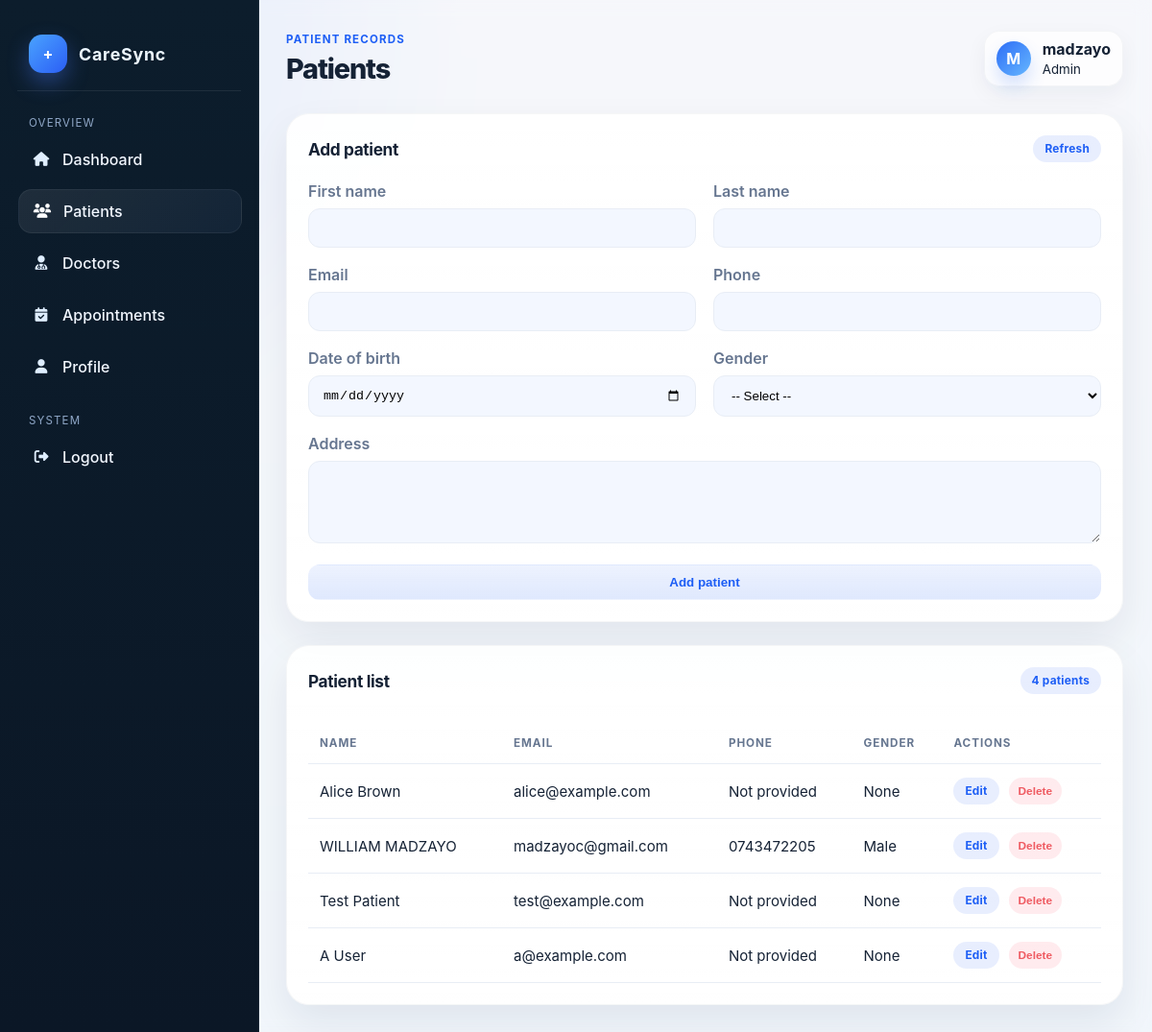
/patients/ (signed in), run on the app's committed database.
### users/models.py (models this page shows, shortened)
class UserProfile(models.Model):
    ROLE_CHOICES = [
        ('admin', 'Admin'),
        ('doctor', 'Doctor'),
        ('reception', 'Reception'),
        ('nurse', 'Nurse'),
        ('patient', 'Patient'),
    ]
    user = models.OneToOneField(User, on_delete=models.CASCADE, related_name='profile')
    role = models.CharField(max_length=20, choices=ROLE_CHOICES, default='admin')
    doctor = models.OneToOneField(
        'doctors.Doctor',
        on_delete=models.SET_NULL,
        null=True,
        blank=True,
        related_name='user_profile'
    )
    patient = models.OneToOneField(
        'patients.Patients',
        on_delete=models.SET_NULL,
        null=True,
        blank=True,
        related_name='user_profile'
    )
    phone = models.CharField(max_length=20, blank=True, null=True)
    created_at = models.DateTimeField(auto_now_add=True)
    updated_at = models.DateTimeField(auto_now=True)
    class Meta:
        verbose_name = 'User Profile'
        verbose_name_plural = 'User Profiles'

### patients/models.py (models this page shows, shortened)
class Patients(models.Model):
    GENDER_CHOICES = [
        ('male', 'Male'),
        ('female', 'Female'),
        ('other', 'Other'),
    ]
    first_name = models.CharField(max_length=100)
    last_name = models.CharField(max_length=100)
    email = models.EmailField(blank=True, null=True)
    phone = models.CharField(max_length=20, blank=True, null=True)
    date_of_birth = models.DateField(blank=True, null=True)
    gender = models.CharField(max_length=20, choices=GENDER_CHOICES, blank=True, null=True)
    address = models.TextField(blank=True, null=True)
    created_at = models.DateTimeField(auto_now_add=True)
    updated_at = models.DateTimeField(auto_now=True)
    class Meta:
        ordering = ['last_name', 'first_name']
        verbose_name = 'Patient'
        verbose_name_plural = 'Patients'

### patients/views.py (the view, shortened to what this page needs)
# urls.py: path('', PatientsView.as_view(), name='patients'),
@method_decorator(login_required, name='dispatch')
class PatientsView(View):
    template_name = 'patients/patients.html'
    def get(self, request):
        patients = Patients.objects.order_by('last_name', 'first_name')
        return render(request, self.template_name, {'patients': patients})

### patients/templates/patients/patients.html (shortened to what this page needs)
{% load static %}
<!DOCTYPE html>
<html lang="en">
<head>
    <link rel="stylesheet" href="https://cdnjs.cloudflare.com/ajax/libs/font-awesome/6.5.2/css/all.min.css">
    <link rel="stylesheet" href="{% static 'dashboard/styles.css' %}">
</head>
<body>
    <div class="dashboard-shell">
        <aside class="sidebar">
            <div class="brand">
                <div class="brand-mark">+</div>
                <h2>CareSync</h2>
            </div>
            <div class="nav-group">
                <div class="nav-group-title">Overview</div>
                <a class="nav-link" href="{% url 'dashboard_home' %}"><i class="nav-icon fa-solid fa-house"></i> Dashboard</a>
                <a class="nav-link active" href="{% url 'patients' %}"><i class="nav-icon fa-solid fa-users"></i> Patients</a>
                <a class="nav-link" href="{% url 'doctor_home' %}"><i class="nav-icon fa-solid fa-user-doctor"></i> Doctors</a>
                <a class="nav-link" href="{% url 'appointments_home' %}"><i class="nav-icon fa-solid fa-calendar-check"></i> Appointments</a>
                <a class="nav-link" href="{% url 'profile' %}"><i class="nav-icon fa-solid fa-user"></i> Profile</a>
            </div>
            <div class="nav-group">
                <div class="nav-group-title">System</div>
                <a class="nav-link" href="{% url 'logout' %}"><i class="nav-icon fa-solid fa-right-from-bracket"></i> Logout</a>
            </div>
        </aside>
        <main class="main">
            <header class="topbar">
                <div>
                    <p class="section-kicker">Patient records</p>
                    <h1>Patients</h1>
                </div>
                <div class="topbar-actions">
                    <div class="profile-pill">
                        <div class="avatar">{{ request.user.username|slice:':1'|upper }}</div>
                        <div>
                            <strong>{{ request.user.username }}</strong><br>
                            <small>{{ request.user.profile.role|title }}</small>
                        </div>
                    </div>
                </div>
            </header>
            <section class="card" style="margin-bottom: 24px;">
                <div class="card-header">
                    <h3>Add patient</h3>
                    <a href="{% url 'patients' %}" class="badge" style="text-decoration:none;">Refresh</a>
                </div>
                <form method="post" style="display:grid; gap:18px;">
                    <div style="display:grid; grid-template-columns: repeat(2, minmax(0,1fr)); gap:18px;">
                        <div>
                            <label style="display:block; margin-bottom:8px; color: var(--muted); font-weight:600;">First name</label>
                            <input type="text" name="first_name" required style="width:100%; padding: 12px 14px; border-radius: 12px; border:1px solid var(--line); background: var(--panel-soft);">
                        </div>
                        <div>
                            <label style="display:block; margin-bottom:8px; color: var(--muted); font-weight:600;">Last name</label>
                            <input type="text" name="last_name" required style="width:100%; padding: 12px 14px; border-radius: 12px; border:1px solid var(--line); background: var(--panel-soft);">
                        </div>
                        <div>
                            <label style="display:block; margin-bottom:8px; color: var(--muted); font-weight:600;">Email</label>
                            <input type="email" name="email" style="width:100%; padding: 12px 14px; border-radius: 12px; border:1px solid var(--line); background: var(--panel-soft);">
                        </div>
                        <div>
                            <label style="display:block; margin-bottom:8px; color: var(--muted); font-weight:600;">Phone</label>
                            <input type="text" name="phone" style="width:100%; padding: 12px 14px; border-radius: 12px; border:1px solid var(--line); background: var(--panel-soft);">
                        </div>
                        <div>
                            <label style="display:block; margin-bottom:8px; color: var(--muted); font-weight:600;">Date of birth</label>
                            <input type="date" name="date_of_birth" style="width:100%; padding: 12px 14px; border-radius: 12px; border:1px solid var(--line); background: var(--panel-soft);">
                        </div>
                        <div>
                            <label style="display:block; margin-bottom:8px; color: var(--muted); font-weight:600;">Gender</label>
                            <select name="gender" style="width:100%; padding: 12px 14px; border-radius: 12px; border:1px solid var(--line); background: var(--panel-soft);">
                                <option value="">-- Select --</option>
                            </select>
                        </div>
                    </div>
                    <div>
                        <label style="display:block; margin-bottom:8px; color: var(--muted); font-weight:600;">Address</label>
                        <textarea name="address" rows="4" style="width:100%; padding: 12px 14px; border-radius: 12px; border:1px solid var(--line); background: var(--panel-soft); resize: vertical;"></textarea>
                    </div>
                    <button class="toggle-btn" type="submit">Add patient</button>
                </form>
            </section>
            <section class="card">
                <div class="card-header">
                    <h3>Patient list</h3>
                    <span class="badge">{{ patients|length }} patients</span>
                </div>
                <div class="table-wrap">
                    <table class="data-table">
                        <thead>
                            <tr>
                                <th>Name</th>
                                <th>Email</th>
                                <th>Phone</th>
                                <th>Gender</th>
                                <th>Actions</th>
                            </tr>
                        </thead>
                        <tbody>
                            {% if patients %}
                                {% for patient in patients %}
                                    <tr>
                                        <td>{{ patient.first_name }} {{ patient.last_name }}</td>
                                        <td>{{ patient.email|default:'Not provided' }}</td>
                                        <td>{{ patient.phone|default:'Not provided' }}</td>
                                        <td>{{ patient.gender|title|default:'Unknown' }}</td>
                                        <td>
                                            <div style="display:flex; gap:10px; align-items:center;">
                                                <a href="{% url 'edit_patient' patient.pk %}" class="badge" style="text-decoration:none;">Edit</a>
                                                <form method="post" action="{% url 'delete_patient' patient.pk %}" style="margin:0;">
                                                    <button type="submit" class="pill danger" style="border:none; cursor:pointer;">Delete</button>
                                                </form>
                                            </div>
                                        </td>
                                    </tr>
                                {% endfor %}
                            {% else %}
                                <tr>
                                    <td colspan="5">No patients available.</td>
                                </tr>
                            {% endif %}
                        </tbody>
                    </table>
                </div>
            </section>
        </main>
    </div>
</body>
</html>

### data on the page
Patients: first_name "Alice", last_name "Brown", email "alice@example.com", phone "Not provided", gender "None"
Patients: first_name "WILLIAM", last_name "MADZAYO", email "madzayoc@gmail.com", phone "0743472205", gender "Male"
Patients: first_name "Test", last_name "Patient", email "test@example.com", phone "Not provided", gender "None"
Patients: first_name "A", last_name "User", email "a@example.com", phone "Not provided", gender "None"

### other printed values
{{ request.user.username|slice:':1'|upper }} "M"
{{ request.user.username }} "madzayo"
{{ request.user.profile.role|title }} "Admin"
{{ patients|length }} "4"
